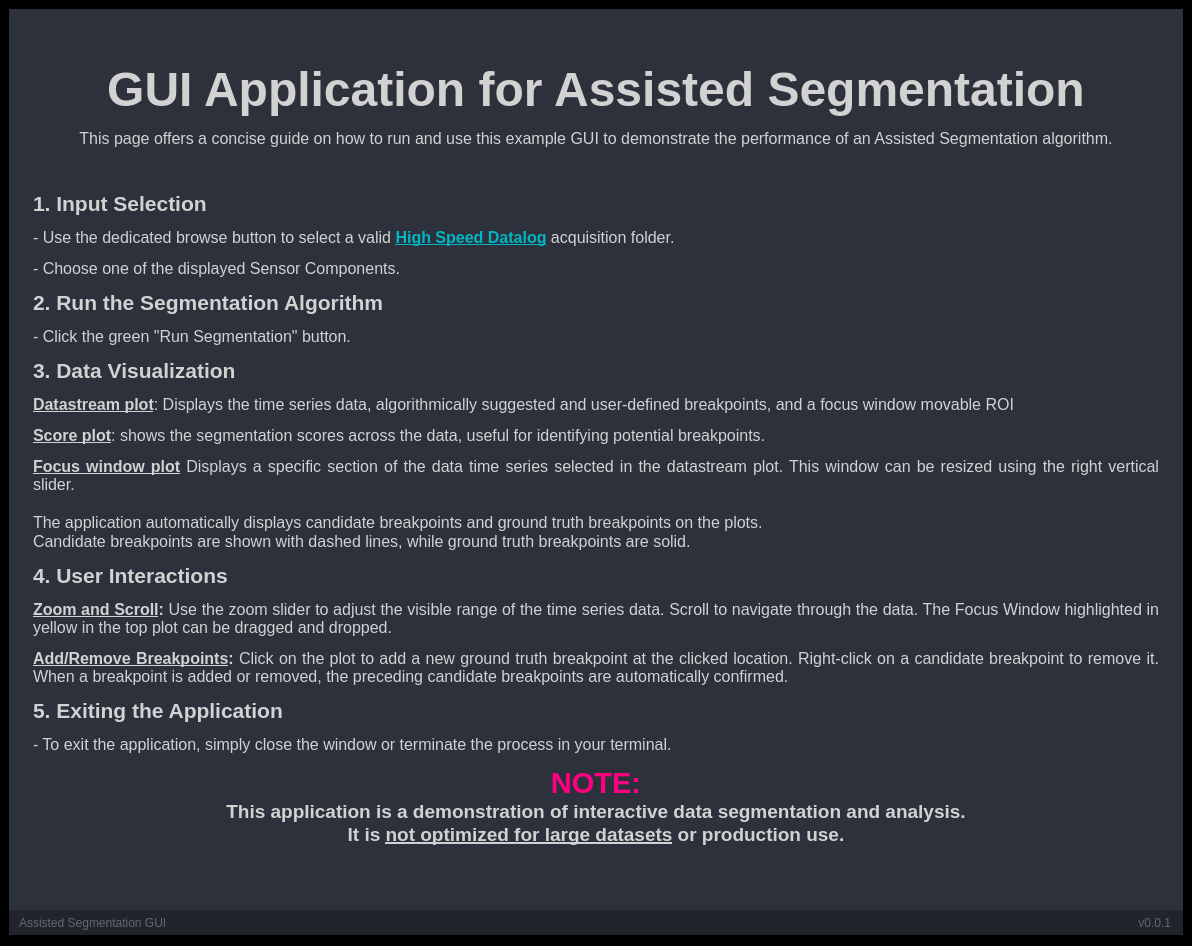
<?xml version="1.0" encoding="UTF-8"?>
<ui version="4.0">
 <class>Dialog</class>
 <widget class="QDialog" name="Dialog">
  <property name="geometry">
   <rect>
    <x>0</x>
    <y>0</y>
    <width>1192</width>
    <height>946</height>
   </rect>
  </property>
  <property name="windowTitle">
   <string>App Info</string>
  </property>
  <property name="windowIcon">
   <iconset resource="../../stdatalog_gui/UI/resources.qrc">
    <normaloff>:/icons/icons/ST16418_ST-Logo-Ico_3.ico</normaloff>:/icons/icons/ST16418_ST-Logo-Ico_3.ico</iconset>
  </property>
  <property name="styleSheet">
   <string notr="true">background-color: black;
color: rgb(210, 210, 210);</string>
  </property>
  <layout class="QVBoxLayout" name="verticalLayout">
   <property name="leftMargin">
    <number>9</number>
   </property>
   <property name="topMargin">
    <number>9</number>
   </property>
   <property name="rightMargin">
    <number>9</number>
   </property>
   <item>
    <widget class="QWidget" name="main_dialog_widget" native="true">
     <property name="styleSheet">
      <string notr="true">background-color: rgb(44, 49, 60);
</string>
     </property>
     <layout class="QVBoxLayout" name="MainLayout">
      <property name="spacing">
       <number>0</number>
      </property>
      <property name="leftMargin">
       <number>0</number>
      </property>
      <property name="topMargin">
       <number>0</number>
      </property>
      <property name="rightMargin">
       <number>0</number>
      </property>
      <property name="bottomMargin">
       <number>0</number>
      </property>
      <item>
       <widget class="QFrame" name="frame">
        <property name="styleSheet">
         <string notr="true">/* SCROLL BARS */
QScrollBar:horizontal {
    border: none;
    background: rgb(52, 59, 72);
    height: 14px;
    margin: 0px 21px 0 21px;
	border-radius: 0px;
}
QScrollBar::handle:horizontal {
    background: rgb(32, 178, 170);
    min-width: 25px;
	border-radius: 7px
}
QScrollBar::add-line:horizontal {
    border: none;
    background: rgb(55, 63, 77);
    width: 20px;
	border-top-right-radius: 7px;
    border-bottom-right-radius: 7px;
    subcontrol-position: right;
    subcontrol-origin: margin;
}
QScrollBar::sub-line:horizontal {
    border: none;
    background: rgb(55, 63, 77);
    width: 20px;
	border-top-left-radius: 7px;
    border-bottom-left-radius: 7px;
    subcontrol-position: left;
    subcontrol-origin: margin;
}
QScrollBar::up-arrow:horizontal, QScrollBar::down-arrow:horizontal
{
     background: none;
}
QScrollBar::add-page:horizontal, QScrollBar::sub-page:horizontal
{
     background: none;
}
 QScrollBar:vertical {
	border: none;
    background: rgb(52, 59, 72);
    width: 14px;
    margin: 21px 0 21px 0;
	border-radius: 0px;
 }
 QScrollBar::handle:vertical {	
	background: rgb(32, 178, 170);
    min-height: 25px;
	border-radius: 7px
 }
 QScrollBar::add-line:vertical {
     border: none;
    background: rgb(55, 63, 77);
     height: 20px;
	border-bottom-left-radius: 7px;
    border-bottom-right-radius: 7px;
     subcontrol-position: bottom;
     subcontrol-origin: margin;
 }
 QScrollBar::sub-line:vertical {
	border: none;
    background: rgb(55, 63, 77);
     height: 20px;
	border-top-left-radius: 7px;
    border-top-right-radius: 7px;
     subcontrol-position: top;
     subcontrol-origin: margin;
 }
 QScrollBar::up-arrow:vertical, QScrollBar::down-arrow:vertical {
     background: none;
 }

 QScrollBar::add-page:vertical, QScrollBar::sub-page:vertical {
     background: none;
 }</string>
        </property>
        <layout class="QVBoxLayout" name="verticalLayout_4">
         <property name="spacing">
          <number>0</number>
         </property>
         <property name="leftMargin">
          <number>24</number>
         </property>
         <property name="topMargin">
          <number>24</number>
         </property>
         <property name="rightMargin">
          <number>24</number>
         </property>
         <property name="bottomMargin">
          <number>0</number>
         </property>
         <item>
          <widget class="QScrollArea" name="scrollArea">
           <property name="styleSheet">
            <string notr="true">border:transparent;</string>
           </property>
           <property name="widgetResizable">
            <bool>true</bool>
           </property>
           <widget class="QWidget" name="scrollAreaWidgetContents">
            <property name="geometry">
             <rect>
              <x>0</x>
              <y>0</y>
              <width>1126</width>
              <height>879</height>
             </rect>
            </property>
            <layout class="QVBoxLayout" name="verticalLayout_2">
             <property name="spacing">
              <number>0</number>
             </property>
             <property name="leftMargin">
              <number>0</number>
             </property>
             <property name="topMargin">
              <number>0</number>
             </property>
             <property name="rightMargin">
              <number>0</number>
             </property>
             <property name="bottomMargin">
              <number>0</number>
             </property>
             <item>
              <widget class="QLabel" name="label_3">
               <property name="sizePolicy">
                <sizepolicy hsizetype="Preferred" vsizetype="Preferred">
                 <horstretch>0</horstretch>
                 <verstretch>0</verstretch>
                </sizepolicy>
               </property>
               <property name="font">
                <font>
                 <family>Segoe UI</family>
                 <pointsize>48</pointsize>
                 <bold>true</bold>
                </font>
               </property>
               <property name="text">
                <string>&lt;!DOCTYPE HTML PUBLIC &quot;-//W3C//DTD HTML 4.0//EN&quot; &quot;http://www.w3.org/TR/REC-html40/strict.dtd&quot;&gt;
&lt;html&gt;&lt;head&gt;&lt;meta name=&quot;qrichtext&quot; content=&quot;1&quot; /&gt;&lt;meta charset=&quot;utf-8&quot; /&gt;&lt;style type=&quot;text/css&quot;&gt;
p, li { white-space: pre-wrap; }
hr { height: 1px; border-width: 0; }
li.unchecked::marker { content: &quot;\2610&quot;; }
li.checked::marker { content: &quot;\2612&quot;; }
&lt;/style&gt;&lt;/head&gt;&lt;body style=&quot; font-family:'Segoe UI'; font-size:48pt; font-weight:700; font-style:normal;&quot;&gt;
&lt;p align=&quot;center&quot; style=&quot; margin-top:12px; margin-bottom:12px; margin-left:0px; margin-right:0px; -qt-block-indent:0; text-indent:0px;&quot;&gt;&lt;span style=&quot; font-size:36pt;&quot;&gt;GUI Application for Assisted Segmentation&lt;/span&gt;&lt;/p&gt;
&lt;p align=&quot;center&quot; style=&quot; margin-top:12px; margin-bottom:12px; margin-left:0px; margin-right:0px; -qt-block-indent:0; text-indent:0px;&quot;&gt;&lt;span style=&quot; font-size:12pt; font-weight:400;&quot;&gt;This page offers a concise guide on how to run and use this example GUI to demonstrate the performance of an Assisted Segmentation algorithm.&lt;/span&gt;&lt;/p&gt;
&lt;p align=&quot;center&quot; style=&quot;-qt-paragraph-type:empty; margin-top:12px; margin-bottom:12px; margin-left:0px; margin-right:0px; -qt-block-indent:0; text-indent:0px; font-size:12pt; font-weight:400;&quot;&gt;&lt;br /&gt;&lt;/p&gt;
&lt;p align=&quot;justify&quot; style=&quot; margin-top:12px; margin-bottom:12px; margin-left:0px; margin-right:0px; -qt-block-indent:0; text-indent:0px;&quot;&gt;&lt;span style=&quot; font-size:16pt;&quot;&gt;1. Input Selection&lt;/span&gt;&lt;/p&gt;
&lt;p align=&quot;justify&quot; style=&quot; margin-top:12px; margin-bottom:12px; margin-left:0px; margin-right:0px; -qt-block-indent:0; text-indent:0px;&quot;&gt;&lt;span style=&quot; font-size:12pt; font-weight:400;&quot;&gt;- Use the dedicated browse button to select a valid &lt;/span&gt;&lt;a href=&quot;https://www.st.com/en/embedded-software/fp-sns-datalog2.html&quot;&gt;&lt;span style=&quot; font-size:12pt; text-decoration: underline; color:#00b7c3;&quot;&gt;High Speed Datalog&lt;/span&gt;&lt;/a&gt;&lt;span style=&quot; font-size:12pt; font-weight:400;&quot;&gt; acquisition folder.&lt;/span&gt;&lt;/p&gt;
&lt;p align=&quot;justify&quot; style=&quot; margin-top:12px; margin-bottom:12px; margin-left:0px; margin-right:0px; -qt-block-indent:0; text-indent:0px;&quot;&gt;&lt;span style=&quot; font-size:12pt; font-weight:400;&quot;&gt;- Choose one of the displayed Sensor Components.&lt;/span&gt;&lt;/p&gt;
&lt;p align=&quot;justify&quot; style=&quot; margin-top:12px; margin-bottom:12px; margin-left:0px; margin-right:0px; -qt-block-indent:0; text-indent:0px;&quot;&gt;&lt;span style=&quot; font-size:16pt;&quot;&gt;2. Run the Segmentation Algorithm&lt;/span&gt;&lt;/p&gt;
&lt;p align=&quot;justify&quot; style=&quot; margin-top:12px; margin-bottom:12px; margin-left:0px; margin-right:0px; -qt-block-indent:0; text-indent:0px;&quot;&gt;&lt;span style=&quot; font-size:12pt; font-weight:400;&quot;&gt;- Click the green &amp;quot;Run Segmentation&amp;quot; button.&lt;/span&gt;&lt;/p&gt;
&lt;p align=&quot;justify&quot; style=&quot; margin-top:12px; margin-bottom:12px; margin-left:0px; margin-right:0px; -qt-block-indent:0; text-indent:0px;&quot;&gt;&lt;span style=&quot; font-size:16pt;&quot;&gt;3. Data Visualization&lt;/span&gt;&lt;/p&gt;
&lt;p align=&quot;justify&quot; style=&quot; margin-top:12px; margin-bottom:12px; margin-left:0px; margin-right:0px; -qt-block-indent:0; text-indent:0px;&quot;&gt;&lt;span style=&quot; font-size:12pt; text-decoration: underline;&quot;&gt;Datastream plot&lt;/span&gt;&lt;span style=&quot; font-size:12pt; font-weight:400;&quot;&gt;: Displays the time series data, algorithmically suggested and user-defined breakpoints, and a focus window movable ROI&lt;/span&gt;&lt;/p&gt;
&lt;p align=&quot;justify&quot; style=&quot; margin-top:12px; margin-bottom:12px; margin-left:0px; margin-right:0px; -qt-block-indent:0; text-indent:0px;&quot;&gt;&lt;span style=&quot; font-size:12pt; text-decoration: underline;&quot;&gt;Score plot&lt;/span&gt;&lt;span style=&quot; font-size:12pt; font-weight:400;&quot;&gt;: shows the segmentation scores across the data, useful for identifying potential breakpoints.&lt;/span&gt;&lt;/p&gt;
&lt;p align=&quot;justify&quot; style=&quot; margin-top:0px; margin-bottom:0px; margin-left:0px; margin-right:0px; -qt-block-indent:0; text-indent:0px;&quot;&gt;&lt;span style=&quot; font-size:12pt; text-decoration: underline;&quot;&gt;Focus window plot&lt;/span&gt;&lt;span style=&quot; font-size:12pt; font-weight:400;&quot;&gt; Displays a specific section of the data time series selected in the datastream plot. This window can be resized using the right vertical slider.&lt;/span&gt;&lt;/p&gt;
&lt;p align=&quot;justify&quot; style=&quot;-qt-paragraph-type:empty; margin-top:0px; margin-bottom:0px; margin-left:0px; margin-right:0px; -qt-block-indent:0; text-indent:0px; font-size:12pt; font-weight:400;&quot;&gt;&lt;br /&gt;&lt;/p&gt;
&lt;p align=&quot;justify&quot; style=&quot; margin-top:0px; margin-bottom:0px; margin-left:0px; margin-right:0px; -qt-block-indent:0; text-indent:0px;&quot;&gt;&lt;span style=&quot; font-size:12pt; font-weight:400;&quot;&gt;The application automatically displays candidate breakpoints and ground truth breakpoints on the plots.&lt;/span&gt;&lt;/p&gt;
&lt;p align=&quot;justify&quot; style=&quot; margin-top:0px; margin-bottom:0px; margin-left:0px; margin-right:0px; -qt-block-indent:0; text-indent:0px;&quot;&gt;&lt;span style=&quot; font-size:12pt; font-weight:400;&quot;&gt;Candidate breakpoints are shown with dashed lines, while ground truth breakpoints are solid.&lt;/span&gt;&lt;/p&gt;
&lt;p align=&quot;justify&quot; style=&quot; margin-top:12px; margin-bottom:12px; margin-left:0px; margin-right:0px; -qt-block-indent:0; text-indent:0px;&quot;&gt;&lt;span style=&quot; font-size:16pt;&quot;&gt;4. User Interactions&lt;/span&gt;&lt;/p&gt;
&lt;p align=&quot;justify&quot; style=&quot; margin-top:12px; margin-bottom:12px; margin-left:0px; margin-right:0px; -qt-block-indent:0; text-indent:0px;&quot;&gt;&lt;span style=&quot; font-size:12pt; text-decoration: underline;&quot;&gt;Zoom and Scroll&lt;/span&gt;&lt;span style=&quot; font-size:12pt;&quot;&gt;:&lt;/span&gt;&lt;span style=&quot; font-size:12pt; font-weight:400;&quot;&gt; Use the zoom slider to adjust the visible range of the time series data. Scroll to navigate through the data. The Focus Window highlighted in yellow in the top plot can be dragged and dropped.&lt;/span&gt;&lt;/p&gt;
&lt;p align=&quot;justify&quot; style=&quot; margin-top:12px; margin-bottom:12px; margin-left:0px; margin-right:0px; -qt-block-indent:0; text-indent:0px;&quot;&gt;&lt;span style=&quot; font-size:12pt; text-decoration: underline;&quot;&gt;Add/Remove Breakpoints&lt;/span&gt;&lt;span style=&quot; font-size:12pt;&quot;&gt;:&lt;/span&gt;&lt;span style=&quot; font-size:12pt; font-weight:400;&quot;&gt; Click on the plot to add a new ground truth breakpoint at the clicked location. Right-click on a candidate breakpoint to remove it. When a breakpoint is added or removed, the preceding candidate breakpoints are automatically confirmed.&lt;/span&gt;&lt;/p&gt;
&lt;p align=&quot;justify&quot; style=&quot; margin-top:0px; margin-bottom:0px; margin-left:0px; margin-right:0px; -qt-block-indent:0; text-indent:0px;&quot;&gt;&lt;span style=&quot; font-size:16pt;&quot;&gt;5. Exiting the Application&lt;/span&gt;&lt;/p&gt;
&lt;p align=&quot;justify&quot; style=&quot; margin-top:12px; margin-bottom:12px; margin-left:0px; margin-right:0px; -qt-block-indent:0; text-indent:0px;&quot;&gt;&lt;span style=&quot; font-size:12pt; font-weight:400;&quot;&gt;- To exit the application, simply close the window or terminate the process in your terminal.&lt;/span&gt;&lt;/p&gt;
&lt;p align=&quot;center&quot; style=&quot; margin-top:0px; margin-bottom:0px; margin-left:0px; margin-right:0px; -qt-block-indent:0; text-indent:0px;&quot;&gt;&lt;span style=&quot; font-size:22pt; color:#ff007f;&quot;&gt;NOTE:&lt;/span&gt;&lt;/p&gt;
&lt;p align=&quot;center&quot; style=&quot; margin-top:0px; margin-bottom:0px; margin-left:0px; margin-right:0px; -qt-block-indent:0; text-indent:0px;&quot;&gt;&lt;span style=&quot; font-size:14pt;&quot;&gt;This application is a demonstration of interactive data segmentation and analysis.&lt;/span&gt;&lt;/p&gt;
&lt;p align=&quot;center&quot; style=&quot; margin-top:0px; margin-bottom:0px; margin-left:0px; margin-right:0px; -qt-block-indent:0; text-indent:0px;&quot;&gt;&lt;span style=&quot; font-size:14pt;&quot;&gt;It is &lt;/span&gt;&lt;span style=&quot; font-size:14pt; text-decoration: underline;&quot;&gt;not optimized for large datasets&lt;/span&gt;&lt;span style=&quot; font-size:14pt;&quot;&gt; or production use.&lt;/span&gt;&lt;/p&gt;
&lt;p align=&quot;justify&quot; style=&quot;-qt-paragraph-type:empty; margin-top:0px; margin-bottom:0px; margin-left:0px; margin-right:0px; -qt-block-indent:0; text-indent:0px; font-size:22pt;&quot;&gt;&lt;br /&gt;&lt;/p&gt;&lt;/body&gt;&lt;/html&gt;</string>
               </property>
               <property name="textFormat">
                <enum>Qt::MarkdownText</enum>
               </property>
               <property name="scaledContents">
                <bool>false</bool>
               </property>
               <property name="alignment">
                <set>Qt::AlignCenter</set>
               </property>
               <property name="wordWrap">
                <bool>true</bool>
               </property>
              </widget>
             </item>
            </layout>
           </widget>
          </widget>
         </item>
        </layout>
       </widget>
      </item>
      <item>
       <widget class="QFrame" name="frame_grip">
        <property name="sizePolicy">
         <sizepolicy hsizetype="Preferred" vsizetype="Fixed">
          <horstretch>0</horstretch>
          <verstretch>0</verstretch>
         </sizepolicy>
        </property>
        <property name="minimumSize">
         <size>
          <width>0</width>
          <height>25</height>
         </size>
        </property>
        <property name="maximumSize">
         <size>
          <width>16777215</width>
          <height>25</height>
         </size>
        </property>
        <property name="styleSheet">
         <string notr="true">background-color: rgb(33, 37, 43);</string>
        </property>
        <property name="frameShape">
         <enum>QFrame::NoFrame</enum>
        </property>
        <property name="frameShadow">
         <enum>QFrame::Raised</enum>
        </property>
        <layout class="QHBoxLayout" name="horizontalLayout_6">
         <property name="spacing">
          <number>0</number>
         </property>
         <property name="leftMargin">
          <number>0</number>
         </property>
         <property name="topMargin">
          <number>0</number>
         </property>
         <property name="rightMargin">
          <number>2</number>
         </property>
         <property name="bottomMargin">
          <number>0</number>
         </property>
         <item>
          <widget class="QFrame" name="frame_label_bottom">
           <property name="frameShape">
            <enum>QFrame::NoFrame</enum>
           </property>
           <property name="frameShadow">
            <enum>QFrame::Raised</enum>
           </property>
           <layout class="QHBoxLayout" name="horizontalLayout_7">
            <property name="spacing">
             <number>0</number>
            </property>
            <property name="leftMargin">
             <number>10</number>
            </property>
            <property name="topMargin">
             <number>0</number>
            </property>
            <property name="rightMargin">
             <number>10</number>
            </property>
            <property name="bottomMargin">
             <number>0</number>
            </property>
            <item>
             <widget class="QLabel" name="label_credits">
              <property name="font">
               <font>
                <family>Segoe UI</family>
               </font>
              </property>
              <property name="styleSheet">
               <string notr="true">color: rgb(98, 103, 111);</string>
              </property>
              <property name="text">
               <string>Assisted Segmentation GUI</string>
              </property>
             </widget>
            </item>
            <item>
             <widget class="QLabel" name="label_version">
              <property name="maximumSize">
               <size>
                <width>100</width>
                <height>16777215</height>
               </size>
              </property>
              <property name="font">
               <font>
                <family>Segoe UI</family>
               </font>
              </property>
              <property name="styleSheet">
               <string notr="true">color: rgb(98, 103, 111);</string>
              </property>
              <property name="text">
               <string>v0.0.1</string>
              </property>
              <property name="alignment">
               <set>Qt::AlignRight|Qt::AlignTrailing|Qt::AlignVCenter</set>
              </property>
             </widget>
            </item>
           </layout>
          </widget>
         </item>
        </layout>
       </widget>
      </item>
     </layout>
    </widget>
   </item>
  </layout>
 </widget>
 <resources>
  <include location="../../stdatalog_gui/UI/resources.qrc"/>
  <include location="../../stdatalog_gui/UI/resources.qrc"/>
  <include location="resources.qrc"/>
 </resources>
 <connections/>
</ui>
